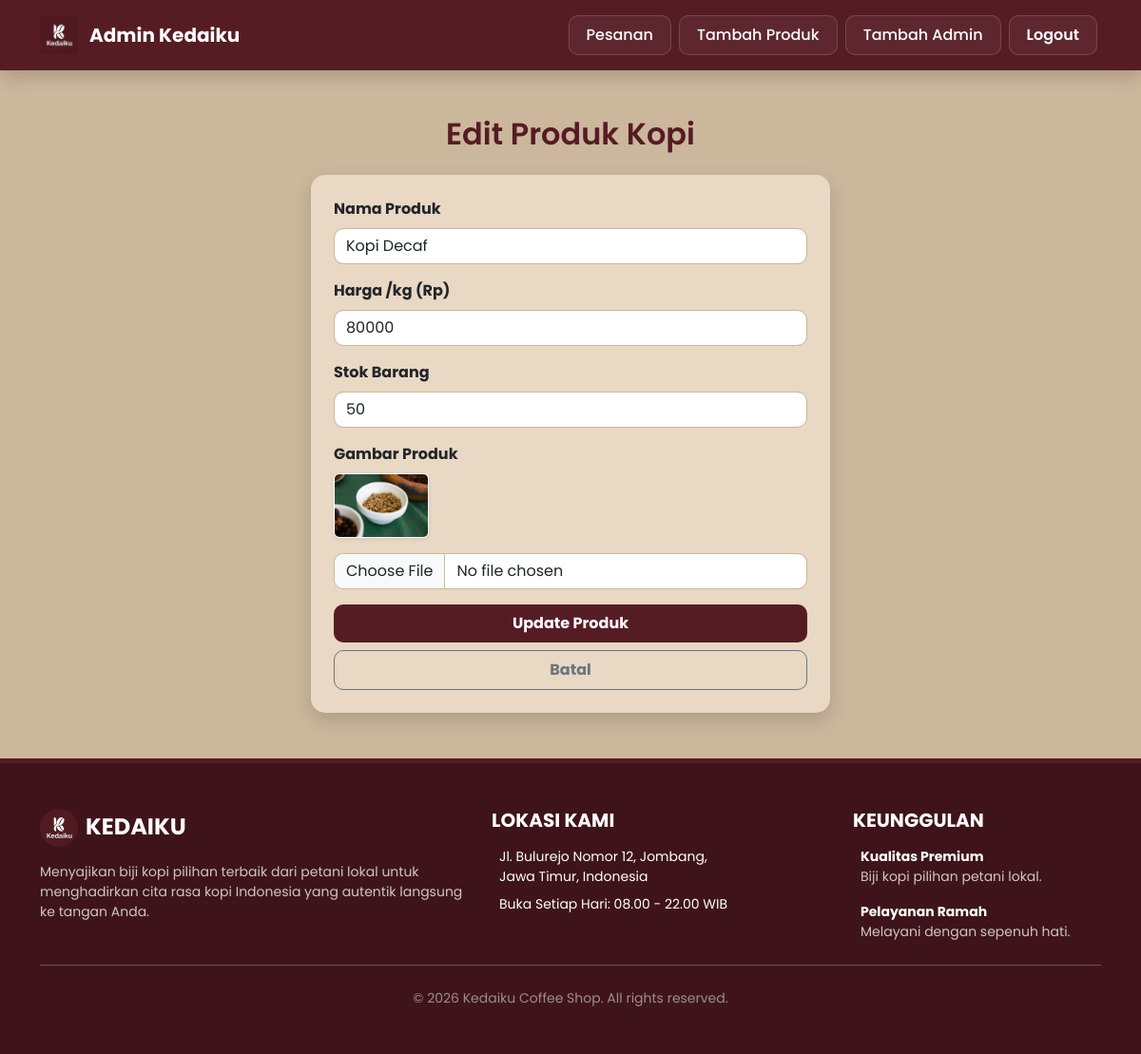
The page /edit_produk.php?id=6 (signed in) on the database as committed earlier.
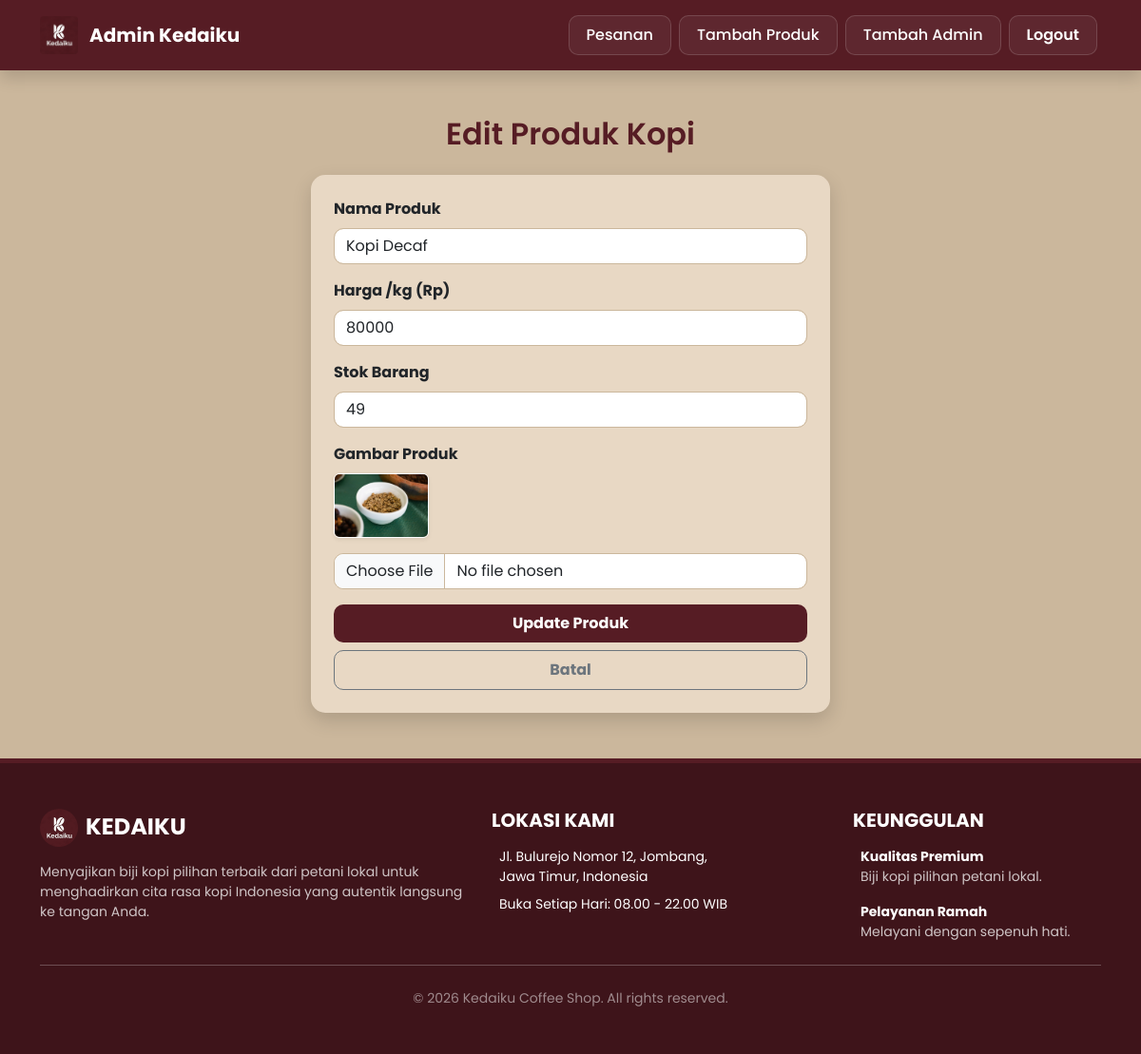
The same page on the database as committed later.
### tables this page shows
CREATE TABLE `produk` (
  `id` int NOT NULL,
  `nama` varchar(100) DEFAULT NULL,
  `harga` int DEFAULT NULL,
  `gambar` varchar(200) DEFAULT NULL,
  `stok` int NOT NULL DEFAULT '0'
);

### edit_produk.php (the view, shortened to what this page needs)
<?php
include 'koneksi.php';
$id = $_GET['id'];
$query = $koneksi->query("SELECT * FROM produk WHERE id='$id'");
$data = $query->fetch_assoc();
?>
<!DOCTYPE html>
<html lang="id">
<head>
    <link rel="stylesheet" href="https://cdn.jsdelivr.net/npm/bootstrap@5.3.2/dist/css/bootstrap.min.css">
</head>
<body>
    <nav class="navbar navbar-expand-lg navbar-dark navbar-custom sticky-top shadow">
        <div class="container">
            <a class="navbar-brand fw-bold" href="admin.php">
                <img src="assets/gambar/Logo_Project.jpeg" alt="Logo Kedaiku">
                Admin Kedaiku
            </a>
            <div class="collapse navbar-collapse" id="navbarNav">
                <ul class="navbar-nav ms-auto">
                    <li class="nav-item"><a class="nav-link" href="admin.php">Pesanan</a></li>
                    <li class="nav-item"><a class="nav-link" href="tambah_produk.php">Tambah Produk</a></li>
                    <li class="nav-item"><a class="nav-link" href="tambah_admin.php">Tambah Admin</a></li>
                    <li class="nav-item"><a class="nav-link nav-logout" href="logout.php">Logout</a></li>
                </ul>
            </div>
        </div>
    </nav>
    <div class="container my-5">
        <h2 class="text-center mb-4">Edit Produk Kopi</h2>
        <div class="row justify-content-center">
            <div class="col-md-6">
                <div class="card card-custom p-4">
                    <form method="post" enctype="multipart/form-data">
                        <div class="mb-3">
                            <label class="form-label fw-bold">Nama Produk</label>
                            <input type="text" name="nama" class="form-control" value="<?php echo htmlspecialchars($data['nama']); ?>" required>
                        </div>
                        <div class="mb-3">
                            <label class="form-label fw-bold">Harga /kg (Rp)</label>
                            <input type="number" name="harga" class="form-control" value="<?php echo $data['harga']; ?>" required>
                        </div>
                        <div class="mb-3">
                            <label class="form-label fw-bold">Stok Barang</label>
                            <input type="number" name="stok" class="form-control" value="<?php echo isset($data['stok']) ? $data['stok'] : 0; ?>" required min="0">
                        </div>
                        <div class="mb-3">
                            <label class="form-label fw-bold">Gambar Produk</label><br>
                            <img src="assets/gambar/<?php echo $data['gambar']; ?>" width="100" class="mb-3 rounded shadow-sm border border-white">
                            <input type="file" name="gambar" class="form-control">
                        </div>
                        <button type="submit" name="update" class="btn btn-custom w-100 fw-bold py-2 mb-2">Update Produk</button>
                        <a href="kelola_produk.php" class="btn btn-outline-secondary w-100 fw-bold py-2" style="border-radius: 10px;">Batal</a>
                    </form>
                </div>
            </div>
        </div>
    </div>
    <?php if(file_exists('layout/footer.php')) include 'layout/footer.php'; ?>
</body>
</html>

Rows that differ between the two databases and show on the page:
changed produk "Kopi Decaf": stok "50" → "49"
